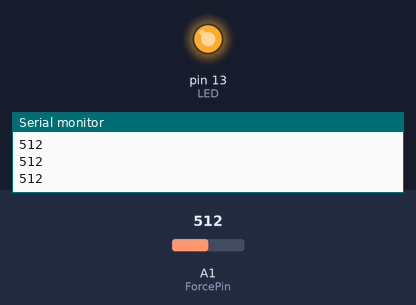
Simulated run of this sketch. Board: Arduino Uno, built with avr-gcc and run on an emulated ATmega328P. On the bench: output pins drawn as LEDs (lit = HIGH), the last lines printed to the serial monitor. The inputs (shaded band) are chosen by the test bench; at power-on: A1 (ForcePin) = 512.

Above: at 1.2 s.
1.3 s: A1 (ForcePin) set to 263
2.8 s: A1 (ForcePin) set to 241
At 3.3 s:
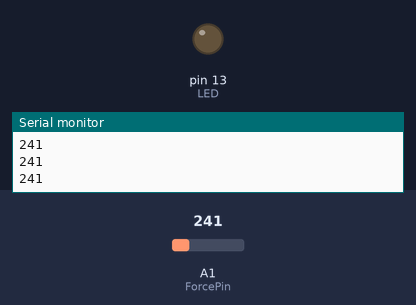
4.3 s: A1 (ForcePin) set to 306
At 4.6 s:
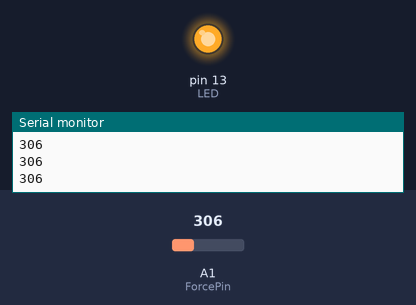
5.8 s: A1 (ForcePin) set to 122
At 7.1 s:
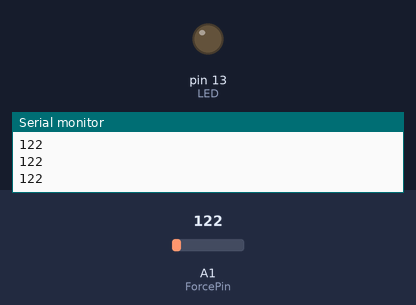
Timing chart, 0 to 8.3 s (numbered marks = the images above; inputs shaded):
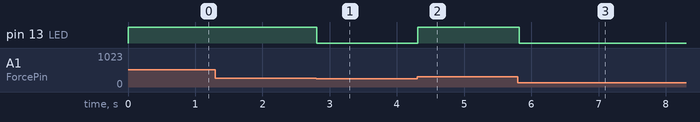

The sketch:

3327_8_pressure_sensor1.ino
```cpp
int LED = 13;
int ForcePin = A1;
int ForceValue = 0;

void setup(void) {
  Serial.begin(9600);
  pinMode(ForcePin, INPUT);
  pinMode(LED, OUTPUT);
}

void loop(void) {
  ForceValue = analogRead(ForcePin);
  Serial.println(ForceValue);

  analogWrite(LED, ForceValue/2);

  delay(100);
}
```

Measured:
- the behaviour switches between 256 and 255 on A1 (ForcePin) (found by bisection; images 0 and 1)
- after the input at 2.8 s, pin 13 (LED): HIGH → LOW at once
- after the input at 4.3 s, pin 13 (LED): LOW → HIGH at once
- after the input at 5.8 s, pin 13 (LED): HIGH → LOW at once
